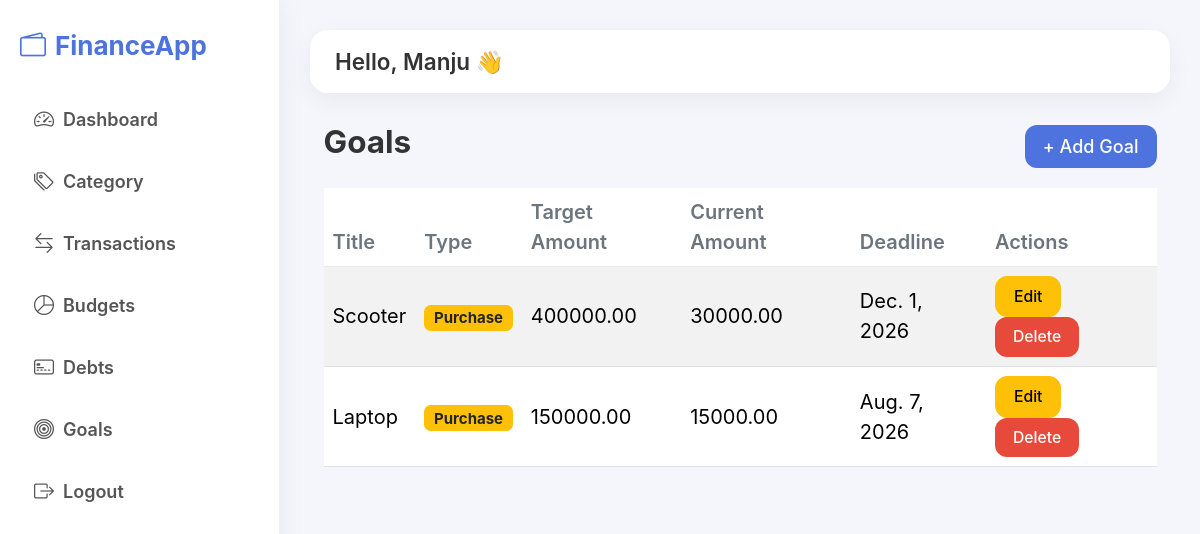
/goals/ (signed in), run on the app's committed database.
### fintrack_app/models.py (models this page shows, shortened)
class TimeStampModel(models.Model):
    created_at = models.DateTimeField(auto_now_add=True)
    updated_at = models.DateTimeField(auto_now=True)
    class Meta:
        abstract = True

class Goal(TimeStampModel):
    GOAL_TYPE = (
        ("savings", "Savings"),
        ("debt_clear", "Debt Clearance"),
        ("purchase", "Purchase"),
    )
    user = models.ForeignKey(User, on_delete=models.CASCADE)
    title = models.CharField(max_length=100)
    goal_type = models.CharField(max_length=20, choices=GOAL_TYPE)
    target_amount = models.DecimalField(max_digits=12, decimal_places=2, validators=[MinValueValidator(0.01)])
    current_amount = models.DecimalField(max_digits=12, decimal_places=2, validators=[MinValueValidator(0.0)], default=0)
    deadline = models.DateField(null=True, blank=True)
    class Meta:
        ordering = ["-created_at"]

### fintrack_app/views.py (the view)
# urls.py: path('goals/', views.GoalListView.as_view(), name='goal-list'),
class GoalListView(UserQuerysetMixin, ListView):
    model = Goal
    template_name = 'fintrack_app/goal/goal_list.html'
    context_object_name = 'goals'

### fintrack_app/views.py (called while the page is built)
    def get_queryset(self):
        return self.model.objects.filter(user=self.request.user)

### templates/fintrack_app/goal/goal_list.html
{% extends "fintrack_app/base.html" %}
{% block content %}
<div class="container my-4">
    <div class="d-flex justify-content-between align-items-center mb-3">
        <h3 class="fw-bold">Goals</h3>
        <a href="{% url 'goal-add' %}" class="btn btn-primary">+ Add Goal</a>
    </div>
    <table class="table table-striped align-middle">
        <thead>
            <tr>
                <th>Title</th>
                <th>Type</th>
                <th>Target Amount</th>
                <th>Current Amount</th>
                <th>Deadline</th>
                <th>Actions</th>
            </tr>
        </thead>
        <tbody>
            {% for goal in goals %}
            <tr>
                <td>{{ goal.title }}</td>
                <td>
                    <span class="badge
                        {% if goal.goal_type == 'savings' %}bg-success
                        {% elif goal.goal_type == 'debt_clear' %}bg-danger
                        {% else %}bg-warning text-dark{% endif %}">
                        {{ goal.get_goal_type_display }}
                    </span>
                </td>
                <td>{{ goal.target_amount }}</td>
                <td>{{ goal.current_amount }}</td>
                <td>{{ goal.deadline|default:"-" }}</td>
                <td>
                    <a href="{% url 'goal-edit' goal.pk %}" class="btn btn-sm btn-warning">Edit</a>
                    <a href="{% url 'goal-delete' goal.pk %}" class="btn btn-sm btn-danger">Delete</a>
                </td>
            </tr>
            {% empty %}
            <tr>
                <td colspan="6" class="text-center">No goals found.</td>
            </tr>
            {% endfor %}
        </tbody>
    </table>
</div>
{% endblock %}

### templates/fintrack_app/base.html (shortened to what this page needs)
{% load static %}
<!DOCTYPE html>
<html lang="en">
<head>
    <link href="https://cdn.jsdelivr.net/npm/bootstrap-icons@1.11.3/font/bootstrap-icons.css" rel="stylesheet">
    <link href="{% static 'css/bootstrap.min.css' %}" rel="stylesheet">
    <link href="{% static 'css/style.css' %}" rel="stylesheet">
</head>
<body>
<div class="app-layout">
    <aside class="sidebar">
        <h4 class="logo">
            <i class="bi bi-wallet2 me-2"></i>FinanceApp
        </h4>
        <ul class="nav flex-column mt-4">
            <li class="nav-item">
                <a href="{% url 'dashboard' %}" class="nav-link">
                    <i class="bi bi-speedometer2 me-2"></i> Dashboard
                </a>
            </li>
            <li class="nav-item">
                <a href="{% url 'category-list' %}" class="nav-link">
                    <i class="bi bi-tags me-2"></i> Category
                </a>
            </li>
            <li class="nav-item">
                <a href="{% url 'transaction-list'%}" class="nav-link">
                    <i class="bi bi-arrow-left-right me-2"></i> Transactions
                </a>
            </li>
            <li class="nav-item">
                <a href="{% url 'budget-list' %}" class="nav-link">
                    <i class="bi bi-pie-chart me-2"></i> Budgets
                </a>
            </li>
            <li class="nav-item">
                <a href="{% url 'debt-list' %}" class="nav-link">
                    <i class="bi bi-credit-card-2-front me-2"></i> Debts
                </a>
            </li>
            <li class="nav-item">
                <a href="{% url 'goal-list' %}" class="nav-link">
                    <i class="bi bi-bullseye me-2"></i> Goals
                </a>
            </li>
            <li class="nav-item">
                <a href="{% url 'logout' %}" class="nav-link">
                    <i class="bi bi-box-arrow-right me-2"></i> Logout
                </a>
            </li>
        </ul>
</aside>
    <main class="main-content">
        <div class="topbar">
            <div>
                <h5 class="mb-0">Hello, {{ request.user.username }} 👋</h5>
            </div>
        </div>
        <div class="content-wrapper">
            {% block content %}{% endblock %}
        </div>
    </main>
</div>
</body>
</html>

### static/css/style.css (style rules this page uses)
html { font-size: 18px; }
body { margin: 0; padding: 0; background: #f4f6fb; font-family: 'Inter', sans-serif; color: #333; font-size: 20px; }
a { text-decoration: none; }
h1,h2,h3,h4,h5 { font-weight: 600; }
.app-layout { display: flex; min-height: 100vh; }
.sidebar { width: 280px; background: #ffffff; padding: 30px 20px; box-shadow: 5px 0 25px rgba(0,0,0,0.04); position: fixed; border-right: 1px solid #eef1f6; height: 100vh; }
.sidebar .logo { font-weight: 700; font-size: 26px; color: #4e73df; margin-bottom: 10px; }
.sidebar .nav-link { display: flex; align-items: center; color: #555 !important; padding: 16px 14px; border-radius: 12px; font-weight: 600 !important; font-size: 18px; transition: background 0.2s ease, color 0.2s ease, transform 0.2s ease; }
.sidebar .nav-link i { font-size: 20px; }
.main-content { margin-left: 280px; width: 100%; padding: 30px; }
.topbar { background: white; padding: 18px 25px; border-radius: 18px; box-shadow: 0 8px 25px rgba(0,0,0,0.05); margin-bottom: 30px; font-size: 4.4rem; }
.table { margin-bottom: 0; }
.table thead th { font-weight: 600; color: #6c757d; border-bottom: 1px solid #eaeaea; }
.table td { vertical-align: middle; }
.btn { border-radius: 12px; font-weight: 500; padding: 8px 18px; transition: background 0.2s ease, box-shadow 0.2s ease; }
.btn-danger { background: #e74a3b; border: none; }
.btn-primary { background: #4e73df; border: none; }

### data on the page
Goal: title "Scooter", goal_type "Purchase", target_amount "400000.00", current_amount "30000.00", deadline "Dec. 1, 2026"
Goal: title "Laptop", goal_type "Purchase", target_amount "150000.00", current_amount "15000.00", deadline "Aug. 7, 2026"

### other printed values
{{ request.user.username }} "Manju"
